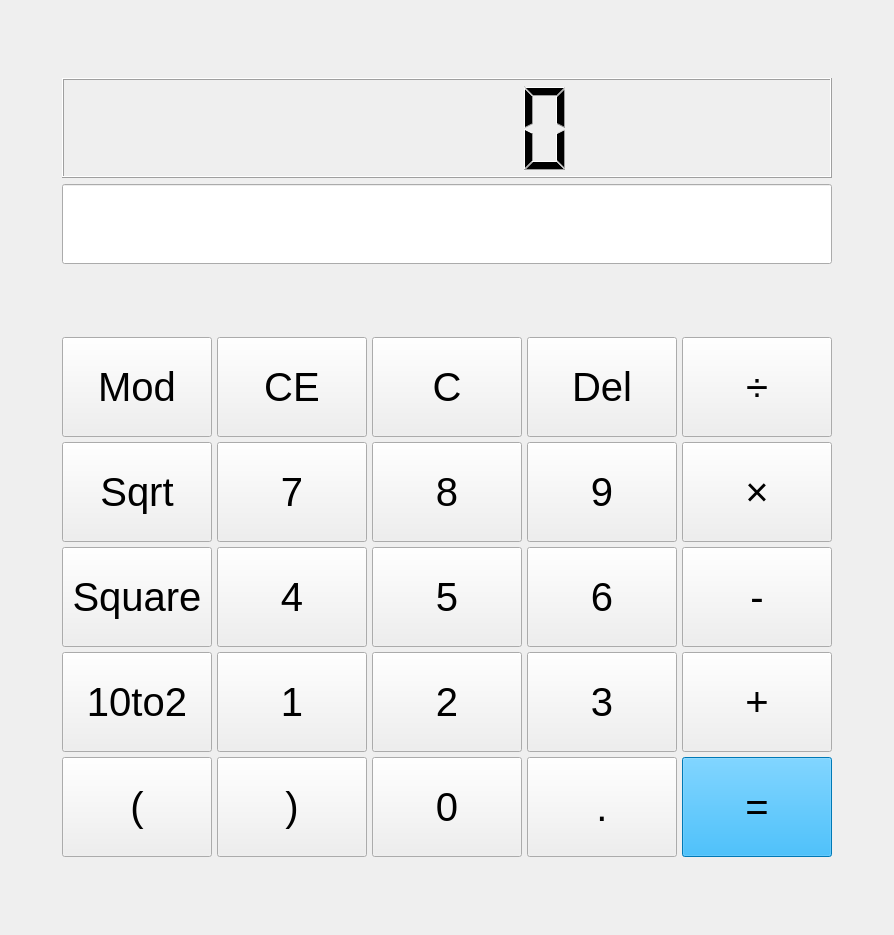
<?xml version="1.0" encoding="UTF-8"?>
<ui version="4.0">
 <class>CalculatorClass</class>
 <widget class="QWidget" name="CalculatorClass">
  <property name="geometry">
   <rect>
    <x>0</x>
    <y>0</y>
    <width>894</width>
    <height>935</height>
   </rect>
  </property>
  <property name="windowTitle">
   <string>Calculator</string>
  </property>
  <layout class="QGridLayout" name="gridLayout_2">
   <item row="0" column="2">
    <spacer name="verticalSpacer_3">
     <property name="orientation">
      <enum>Qt::Vertical</enum>
     </property>
     <property name="sizeHint" stdset="0">
      <size>
       <width>20</width>
       <height>13</height>
      </size>
     </property>
    </spacer>
   </item>
   <item row="1" column="0">
    <spacer name="horizontalSpacer_3">
     <property name="orientation">
      <enum>Qt::Horizontal</enum>
     </property>
     <property name="sizeHint" stdset="0">
      <size>
       <width>38</width>
       <height>20</height>
      </size>
     </property>
    </spacer>
   </item>
   <item row="1" column="1" rowspan="2" colspan="2">
    <widget class="QLCDNumber" name="lcdNumber">
     <property name="minimumSize">
      <size>
       <width>600</width>
       <height>100</height>
      </size>
     </property>
     <property name="font">
      <font>
       <pointsize>9</pointsize>
      </font>
     </property>
    </widget>
   </item>
   <item row="1" column="3">
    <spacer name="horizontalSpacer_4">
     <property name="orientation">
      <enum>Qt::Horizontal</enum>
     </property>
     <property name="sizeHint" stdset="0">
      <size>
       <width>48</width>
       <height>20</height>
      </size>
     </property>
    </spacer>
   </item>
   <item row="3" column="0">
    <spacer name="horizontalSpacer">
     <property name="orientation">
      <enum>Qt::Horizontal</enum>
     </property>
     <property name="sizeHint" stdset="0">
      <size>
       <width>38</width>
       <height>20</height>
      </size>
     </property>
    </spacer>
   </item>
   <item row="3" column="1" colspan="2">
    <widget class="QLineEdit" name="lineEdit">
     <property name="minimumSize">
      <size>
       <width>600</width>
       <height>80</height>
      </size>
     </property>
     <property name="font">
      <font>
       <pointsize>20</pointsize>
      </font>
     </property>
    </widget>
   </item>
   <item row="3" column="3">
    <spacer name="horizontalSpacer_2">
     <property name="orientation">
      <enum>Qt::Horizontal</enum>
     </property>
     <property name="sizeHint" stdset="0">
      <size>
       <width>48</width>
       <height>20</height>
      </size>
     </property>
    </spacer>
   </item>
   <item row="4" column="2">
    <spacer name="verticalSpacer_4">
     <property name="orientation">
      <enum>Qt::Vertical</enum>
     </property>
     <property name="sizeHint" stdset="0">
      <size>
       <width>20</width>
       <height>58</height>
      </size>
     </property>
    </spacer>
   </item>
   <item row="5" column="0">
    <spacer name="horizontalSpacer_5">
     <property name="orientation">
      <enum>Qt::Horizontal</enum>
     </property>
     <property name="sizeHint" stdset="0">
      <size>
       <width>40</width>
       <height>20</height>
      </size>
     </property>
    </spacer>
   </item>
   <item row="5" column="1" colspan="2">
    <layout class="QGridLayout" name="gridLayout" columnstretch="0,0,0,0,0,0,0,0,0,0,0">
     <property name="spacing">
      <number>5</number>
     </property>
     <item row="0" column="1">
      <widget class="QPushButton" name="btnClearLine">
       <property name="minimumSize">
        <size>
         <width>150</width>
         <height>100</height>
        </size>
       </property>
       <property name="font">
        <font>
         <pointsize>30</pointsize>
        </font>
       </property>
       <property name="text">
        <string>CE</string>
       </property>
      </widget>
     </item>
     <item row="0" column="0">
      <widget class="QPushButton" name="btnMod">
       <property name="enabled">
        <bool>true</bool>
       </property>
       <property name="minimumSize">
        <size>
         <width>150</width>
         <height>100</height>
        </size>
       </property>
       <property name="font">
        <font>
         <pointsize>30</pointsize>
        </font>
       </property>
       <property name="text">
        <string>Mod</string>
       </property>
      </widget>
     </item>
     <item row="3" column="1">
      <widget class="QPushButton" name="num1">
       <property name="minimumSize">
        <size>
         <width>150</width>
         <height>100</height>
        </size>
       </property>
       <property name="font">
        <font>
         <pointsize>30</pointsize>
        </font>
       </property>
       <property name="text">
        <string>1</string>
       </property>
      </widget>
     </item>
     <item row="3" column="4">
      <widget class="QPushButton" name="num2">
       <property name="minimumSize">
        <size>
         <width>150</width>
         <height>100</height>
        </size>
       </property>
       <property name="font">
        <font>
         <pointsize>30</pointsize>
        </font>
       </property>
       <property name="text">
        <string>2</string>
       </property>
      </widget>
     </item>
     <item row="2" column="10">
      <widget class="QPushButton" name="btnSubtract">
       <property name="minimumSize">
        <size>
         <width>150</width>
         <height>100</height>
        </size>
       </property>
       <property name="font">
        <font>
         <pointsize>30</pointsize>
        </font>
       </property>
       <property name="text">
        <string>-</string>
       </property>
      </widget>
     </item>
     <item row="0" column="10">
      <widget class="QPushButton" name="btnDivide">
       <property name="minimumSize">
        <size>
         <width>150</width>
         <height>100</height>
        </size>
       </property>
       <property name="font">
        <font>
         <pointsize>30</pointsize>
        </font>
       </property>
       <property name="text">
        <string>÷</string>
       </property>
      </widget>
     </item>
     <item row="0" column="4">
      <widget class="QPushButton" name="btnAllClear">
       <property name="minimumSize">
        <size>
         <width>150</width>
         <height>100</height>
        </size>
       </property>
       <property name="font">
        <font>
         <pointsize>30</pointsize>
        </font>
       </property>
       <property name="text">
        <string>C</string>
       </property>
      </widget>
     </item>
     <item row="3" column="7">
      <widget class="QPushButton" name="num3">
       <property name="minimumSize">
        <size>
         <width>150</width>
         <height>100</height>
        </size>
       </property>
       <property name="font">
        <font>
         <pointsize>30</pointsize>
        </font>
       </property>
       <property name="text">
        <string>3</string>
       </property>
      </widget>
     </item>
     <item row="3" column="10">
      <widget class="QPushButton" name="btnAdd">
       <property name="minimumSize">
        <size>
         <width>150</width>
         <height>100</height>
        </size>
       </property>
       <property name="font">
        <font>
         <pointsize>30</pointsize>
        </font>
       </property>
       <property name="text">
        <string>+</string>
       </property>
      </widget>
     </item>
     <item row="1" column="0">
      <widget class="QPushButton" name="btnSqrt">
       <property name="minimumSize">
        <size>
         <width>150</width>
         <height>100</height>
        </size>
       </property>
       <property name="font">
        <font>
         <pointsize>30</pointsize>
        </font>
       </property>
       <property name="text">
        <string>Sqrt</string>
       </property>
      </widget>
     </item>
     <item row="1" column="4">
      <widget class="QPushButton" name="num8">
       <property name="minimumSize">
        <size>
         <width>150</width>
         <height>100</height>
        </size>
       </property>
       <property name="font">
        <font>
         <pointsize>30</pointsize>
        </font>
       </property>
       <property name="text">
        <string>8</string>
       </property>
      </widget>
     </item>
     <item row="2" column="1">
      <widget class="QPushButton" name="num4">
       <property name="minimumSize">
        <size>
         <width>150</width>
         <height>100</height>
        </size>
       </property>
       <property name="font">
        <font>
         <pointsize>30</pointsize>
        </font>
       </property>
       <property name="text">
        <string>4</string>
       </property>
      </widget>
     </item>
     <item row="2" column="4">
      <widget class="QPushButton" name="num5">
       <property name="minimumSize">
        <size>
         <width>150</width>
         <height>100</height>
        </size>
       </property>
       <property name="font">
        <font>
         <pointsize>30</pointsize>
        </font>
       </property>
       <property name="text">
        <string>5</string>
       </property>
      </widget>
     </item>
     <item row="3" column="0">
      <widget class="QPushButton" name="btn10to2">
       <property name="minimumSize">
        <size>
         <width>150</width>
         <height>100</height>
        </size>
       </property>
       <property name="font">
        <font>
         <pointsize>30</pointsize>
        </font>
       </property>
       <property name="text">
        <string>10to2</string>
       </property>
      </widget>
     </item>
     <item row="1" column="10">
      <widget class="QPushButton" name="btnMultiply">
       <property name="minimumSize">
        <size>
         <width>150</width>
         <height>100</height>
        </size>
       </property>
       <property name="font">
        <font>
         <pointsize>30</pointsize>
        </font>
       </property>
       <property name="text">
        <string>×</string>
       </property>
      </widget>
     </item>
     <item row="2" column="0">
      <widget class="QPushButton" name="btnSquare">
       <property name="minimumSize">
        <size>
         <width>150</width>
         <height>100</height>
        </size>
       </property>
       <property name="font">
        <font>
         <pointsize>30</pointsize>
        </font>
       </property>
       <property name="text">
        <string>Square</string>
       </property>
      </widget>
     </item>
     <item row="0" column="7">
      <widget class="QPushButton" name="btnDel">
       <property name="minimumSize">
        <size>
         <width>150</width>
         <height>100</height>
        </size>
       </property>
       <property name="font">
        <font>
         <pointsize>30</pointsize>
        </font>
       </property>
       <property name="text">
        <string>Del</string>
       </property>
      </widget>
     </item>
     <item row="2" column="7">
      <widget class="QPushButton" name="num6">
       <property name="minimumSize">
        <size>
         <width>150</width>
         <height>100</height>
        </size>
       </property>
       <property name="font">
        <font>
         <pointsize>30</pointsize>
        </font>
       </property>
       <property name="text">
        <string>6</string>
       </property>
      </widget>
     </item>
     <item row="4" column="4">
      <widget class="QPushButton" name="num0">
       <property name="minimumSize">
        <size>
         <width>150</width>
         <height>100</height>
        </size>
       </property>
       <property name="font">
        <font>
         <pointsize>30</pointsize>
        </font>
       </property>
       <property name="text">
        <string>0</string>
       </property>
      </widget>
     </item>
     <item row="1" column="1">
      <widget class="QPushButton" name="num7">
       <property name="minimumSize">
        <size>
         <width>150</width>
         <height>100</height>
        </size>
       </property>
       <property name="font">
        <font>
         <pointsize>30</pointsize>
        </font>
       </property>
       <property name="text">
        <string>7</string>
       </property>
      </widget>
     </item>
     <item row="4" column="7">
      <widget class="QPushButton" name="btnDot">
       <property name="minimumSize">
        <size>
         <width>150</width>
         <height>100</height>
        </size>
       </property>
       <property name="font">
        <font>
         <pointsize>30</pointsize>
        </font>
       </property>
       <property name="text">
        <string>.</string>
       </property>
      </widget>
     </item>
     <item row="4" column="10">
      <widget class="QPushButton" name="btnEqual">
       <property name="minimumSize">
        <size>
         <width>150</width>
         <height>100</height>
        </size>
       </property>
       <property name="font">
        <font>
         <pointsize>30</pointsize>
        </font>
       </property>
       <property name="styleSheet">
        <string notr="true">#btnEqual{
background:rgb(0, 170, 255)
}</string>
       </property>
       <property name="text">
        <string>=</string>
       </property>
      </widget>
     </item>
     <item row="1" column="7">
      <widget class="QPushButton" name="num9">
       <property name="minimumSize">
        <size>
         <width>150</width>
         <height>100</height>
        </size>
       </property>
       <property name="font">
        <font>
         <pointsize>30</pointsize>
        </font>
       </property>
       <property name="text">
        <string>9</string>
       </property>
      </widget>
     </item>
     <item row="4" column="1">
      <widget class="QPushButton" name="btnRightBracket">
       <property name="minimumSize">
        <size>
         <width>75</width>
         <height>100</height>
        </size>
       </property>
       <property name="font">
        <font>
         <pointsize>30</pointsize>
        </font>
       </property>
       <property name="text">
        <string>)</string>
       </property>
      </widget>
     </item>
     <item row="4" column="0">
      <widget class="QPushButton" name="btnLeftBracket">
       <property name="minimumSize">
        <size>
         <width>150</width>
         <height>100</height>
        </size>
       </property>
       <property name="font">
        <font>
         <pointsize>30</pointsize>
        </font>
       </property>
       <property name="text">
        <string>(</string>
       </property>
      </widget>
     </item>
    </layout>
   </item>
   <item row="5" column="3">
    <spacer name="horizontalSpacer_6">
     <property name="orientation">
      <enum>Qt::Horizontal</enum>
     </property>
     <property name="sizeHint" stdset="0">
      <size>
       <width>40</width>
       <height>20</height>
      </size>
     </property>
    </spacer>
   </item>
   <item row="6" column="2">
    <spacer name="verticalSpacer">
     <property name="orientation">
      <enum>Qt::Vertical</enum>
     </property>
     <property name="sizeHint" stdset="0">
      <size>
       <width>20</width>
       <height>13</height>
      </size>
     </property>
    </spacer>
   </item>
  </layout>
 </widget>
 <layoutdefault spacing="6" margin="11"/>
 <resources>
  <include location="calculator.qrc"/>
 </resources>
 <connections/>
</ui>
